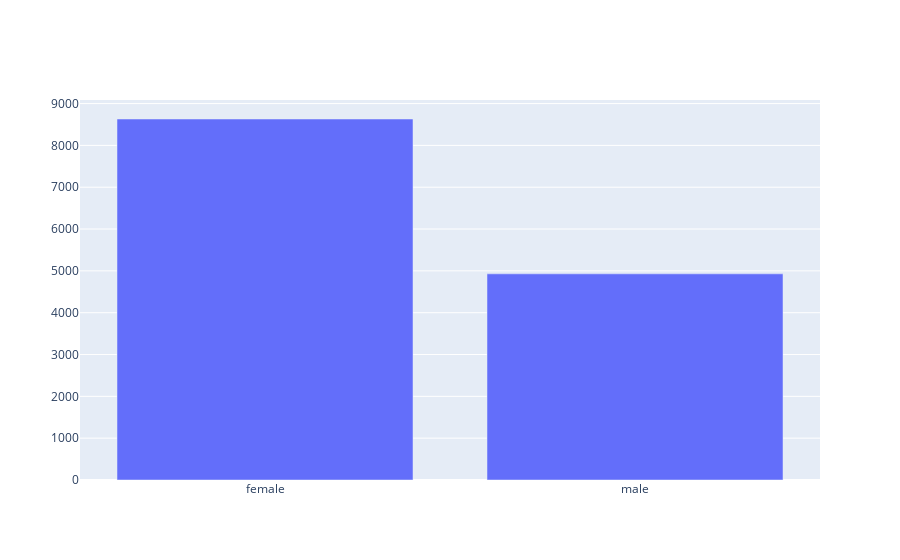

The cell this chart's notebook holds for it:
### Code cell
import csv
with open("data.csv",newline="")as f:
  reader=csv.reader(f)
  savedData=list(reader)
savedData.pop(0)
totalEntries=len(savedData)
females=0
for i in savedData:
  if int(i[1])==1:
    females+=1
import plotly.graph_objects as go
fig=go.Figure(go.Bar(x=["female","male"],y=[females,(totalEntries-females)]))
fig.show()

### Figure 1 — Plotly figure (JSON) as saved in the notebook; plotly's stock layout.template omitted (floating-point values rounded to 4 significant figures)
{"data": [{"type": "bar", "x": ["female", "male"], "y": [8631, 4929]}], "layout": {}}
